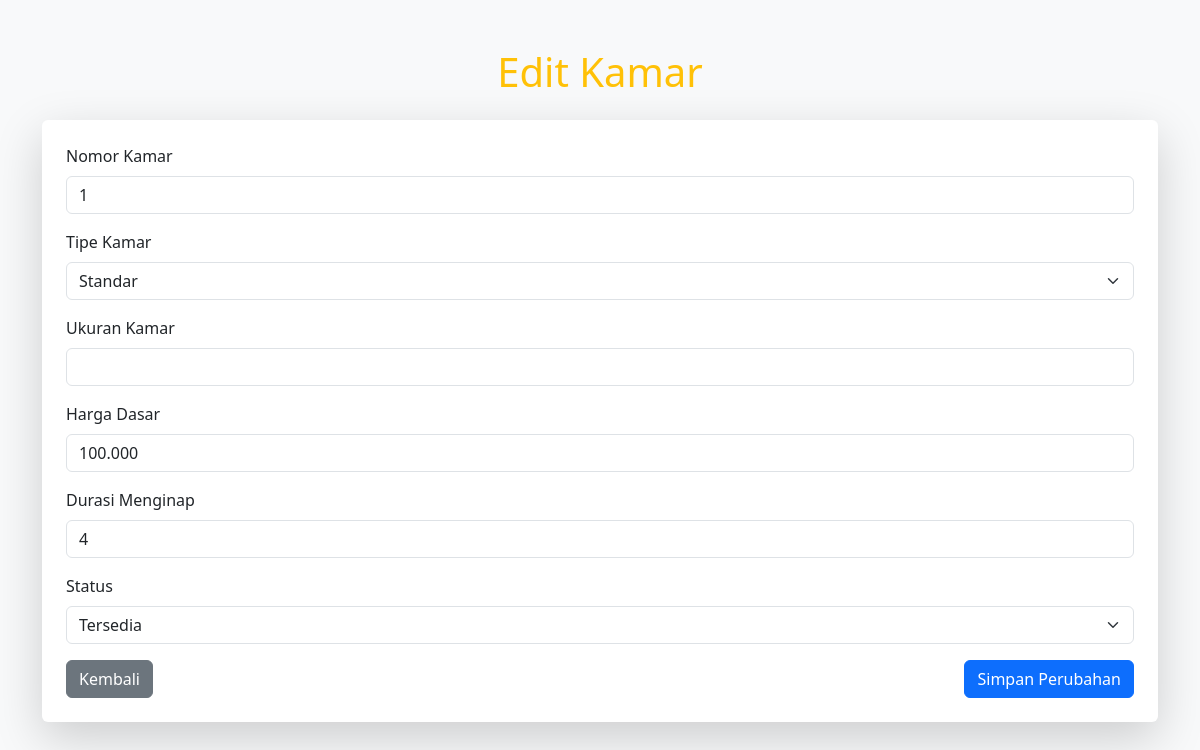
/edit.php?id=5, run on the app's committed database.
### tables this page shows
CREATE TABLE `kamar` (
  `id` int(11) NOT NULL,
  `nomorKamar` varchar(10) NOT NULL,
  `tipe` varchar(10) NOT NULL,
  `hargaDasar` double NOT NULL,
  `status` varchar(10) NOT NULL,
  `ukuranKamar` varchar(20) DEFAULT NULL,
  `fasilitasTambahan` varchar(255) DEFAULT NULL,
  `tambahanHarga` double DEFAULT NULL,
  `durasiMenginap` int(11) DEFAULT NULL
);

### edit.php (the view, shortened to what this page needs)
<?php
$db = new DatabaseConnection();
$conn = $db->getConnection();
if ($_SERVER['REQUEST_METHOD'] === 'GET' && isset($_GET['id'])) {
    $id = $_GET['id'];
    $query = "SELECT * FROM kamar WHERE id = ?";
    $stmt = $conn->prepare($query);
    $stmt->bind_param("i", $id);
    $stmt->execute();
    $result = $stmt->get_result();
    $kamar = $result->fetch_assoc();
}
?>
<!DOCTYPE html>
<html lang="en">
<head>
    <link href="https://cdn.jsdelivr.net/npm/bootstrap@5.3.0-alpha3/dist/css/bootstrap.min.css" rel="stylesheet">
</head>
<body class="bg-light">
    <div class="container mt-5">
        <h1 class="text-center text-warning mb-4">Edit Kamar</h1>
        <form action="edit.php" method="POST" class="shadow-lg p-4 bg-white rounded">
            <div class="mb-3">
                <label for="nomorKamar" class="form-label">Nomor Kamar</label>
                <input type="text" name="nomorKamar" class="form-control" value="<?= $kamar['nomorKamar']; ?>" required>
            </div>
            <div class="mb-3">
                <label for="tipeKamar" class="form-label">Tipe Kamar</label>
                <select name="tipeKamar" class="form-select" id="tipeKamar" required>
                    <option value="standar" <?= $kamar['tipe'] === 'standar' ? 'selected' : ''; ?>>Standar</option>
                </select>
            </div>
            <div class="mb-3">
                <label for="ukuranKamar" class="form-label">Ukuran Kamar</label>
                <input type="text" name="ukuranKamar" id="ukuranKamar" class="form-control" value="<?= $kamar['ukuranKamar']; ?>" readonly>
            </div>
            <div class="mb-3">
                <label for="hargaDasar" class="form-label">Harga Dasar</label>
                <input type="text" name="hargaDasar" class="form-control format-rupiah" value="<?= number_format($kamar['hargaDasar'], 0, ',', '.'); ?>" required>
            </div>
            <div class="mb-3">
                <label for="durasiMenginap" class="form-label">Durasi Menginap</label>
                <input type="number" name="durasiMenginap" class="form-control" value="<?= $kamar['durasiMenginap']; ?>" required>
            </div>
            <div class="mb-3">
                <label for="status" class="form-label">Status</label>
                <select name="status" class="form-select" required>
                    <option value="Tersedia" <?= $kamar['status'] === 'Tersedia' ? 'selected' : ''; ?>>Tersedia</option>
                </select>
            </div>
            <div class="d-flex justify-content-between">
                <a href="index.php" class="btn btn-secondary">Kembali</a>
                <button type="submit" class="btn btn-primary">Simpan Perubahan</button>
            </div>
        </form>
    </div>
</body>
</html>

### data on the page
kamar: nomorKamar "1", tipeKamar "Standar", hargaDasar "100.000", durasiMenginap "4", status "Tersedia"
